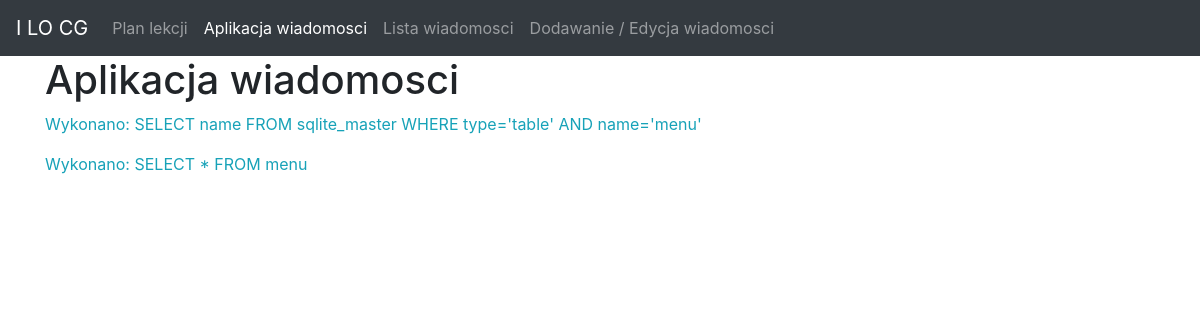
Before: / with the older database file.
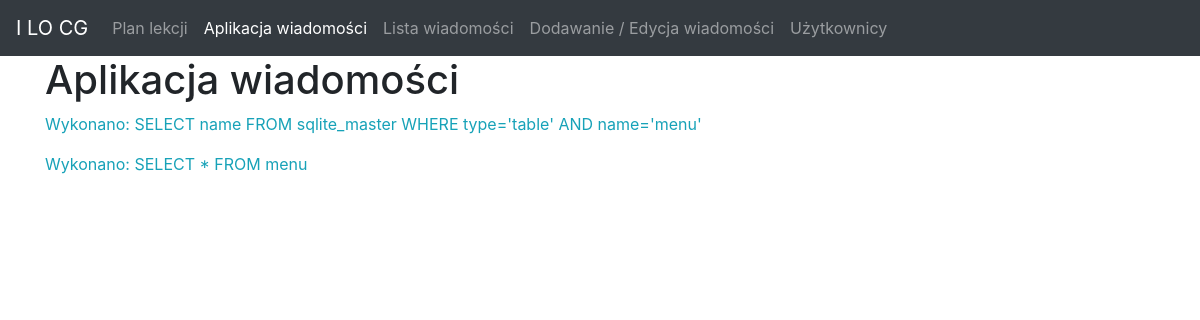
After: the same page with the newer database file.
### tables this page shows
CREATE TABLE menu (
	id INTEGER PRIMARY KEY AUTOINCREMENT,
	nazwa_pliku CHAR(20),
	tytul VARCHAR(40),
	pozycja INTEGER DEFAULT 0
);

### index.php (called while the page is built, shortened)
<?php
require_once('inc/db.php');
require_once('inc/functions.php');
include_once('inc/template.php');
?>

### inc/db.php (called while the page is built, shortened)
<?php
class Baza {
	static private $db = null;
	static public $mode = PDO::FETCH_ASSOC;
	public function __construct($dbfile) {
		try {
			self::$db = new PDO("sqlite:$dbfile");
			self::$db->setAttribute(PDO::ATTR_ERRMODE, PDO::ERRMODE_EXCEPTION);
		} catch(PDOException $e) {
			self::$kom[] = 'Błąd: '.$e->getMessage()."\n";
		}
	}
	static public function db_query($q) {
		try {
			self::$ret = self::$db->query($q, self::$mode)->fetchAll();
		} catch (PDOException $e) {
			self::$kom[] = 'Błąd: '.$e->getMessage()."\n";
		}
	}
}
?>

### inc/functions.php (the view, shortened to what this page needs)
<?php
function get_kom($kom) {
	foreach ($kom as $k) echo '<p class="text-info">'.$k.'</p>';
}
function get_menu($db, $id, &$strona) {
	Baza::db_query('SELECT * FROM menu');
	foreach (Baza::$ret as $k => $t) {
		echo '
<li class="nav-item">
	<a class="nav-link';
		if ($t['id'] == $id) {
			echo ' active';
		}
		echo '" href="?id='.$t['id'].'">'.$t['tytul'].'</a>
</li>';
	}
}
function get_page_title($strona) {
	if (array_key_exists('tytul', $strona)) {
		echo $strona['tytul'];
	} else {
		echo 'Aplikacja PHP';
	}
}
?>

### inc/template.php (shortened to what this page needs)
<!doctype html>
<html lang="pl">
<head>
    <link rel="stylesheet" href="https://stackpath.bootstrapcdn.com/bootstrap/4.3.1/css/bootstrap.min.css">
</head>
<body>
    <nav class="navbar navbar-expand-sm bg-dark navbar-dark">
        <a class="navbar-brand" href="http://lo1.sandomierz.pl">I LO CG</a>
        <div class="collapse navbar-collapse" id="collapsibleNavbar">
            <ul class="navbar-nav">
                <li class="nav-item">
                    <a class="nav-link" href="http://lo1.sandomierz.pl/plany/ostatni/index.html">Plan lekcji</a>
                </li>
                <?php get_menu($db, $id, $strona); ?>
            </ul>
        </div>
    </nav>
    <div class="container">
    	<div class="row">
    	   <div class="col">
            <h1><?php get_page_title($strona); ?></h1>
<?php
    get_kom(Baza::$kom);
?>
            </div>
    	</div>
    </div>
</body>
</html>

Changed rows visible on the page:
changed menu: tytul "Aplikacja wiadomosci" → "Aplikacja wiadomości"
changed menu: tytul "Lista wiadomosci" → "Lista wiadomości"
changed menu: tytul "Dodawanie / Edycja wiadomosci" → "Dodawanie / Edycja wiadomości"
added menu: tytul "Użytkownicy"
